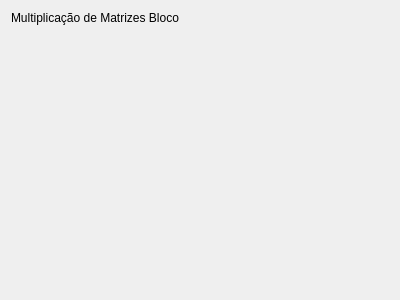
<?xml version="1.0" encoding="UTF-8"?>
<ui version="4.0">
 <class>BlockTab</class>
 <widget class="QWidget" name="BlockTab">
  <property name="geometry">
   <rect>
    <x>0</x>
    <y>0</y>
    <width>400</width>
    <height>300</height>
   </rect>
  </property>
  <property name="windowTitle">
   <string>Form</string>
  </property>
  <layout class="QVBoxLayout" name="verticalLayout">
   <item>
    <widget class="QLabel" name="label">
     <property name="text">
      <string>Multiplicação de Matrizes Bloco</string>
     </property>
    </widget>
   </item>
   <item>
    <spacer name="verticalSpacer">
     <property name="orientation">
      <enum>Qt::Vertical</enum>
     </property>
     <property name="sizeHint" stdset="0">
      <size>
       <width>20</width>
       <height>40</height>
      </size>
     </property>
    </spacer>
   </item>
  </layout>
 </widget>
 <resources/>
 <connections/>
</ui>
